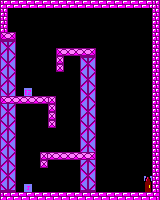

A level layout from a 2D game, rendered from its tile map. Below: a short description, then the map file with its tile-grid data intact:
An orthogonal 20x25 tile map with 8x8 px tiles, 1 tile layer (Capa de Patrones 1).

<map version="1.2" tiledversion="1.2.4" orientation="orthogonal" renderorder="right-down" width="20" height="25" tilewidth="8" tileheight="8" infinite="0" nextlayerid="2" nextobjectid="1">
 <tileset firstgid="1" source="tileset_juego.tsx" />
 <layer id="1" name="Capa de Patrones 1" width="20" height="25">
  <data encoding="csv">
2,3,3,3,3,3,3,3,3,3,3,3,3,3,3,3,3,3,3,8,
8,0,0,0,0,0,0,0,0,0,0,0,0,0,0,0,0,0,0,8,
8,0,0,0,0,0,0,0,0,0,0,0,0,0,0,0,0,0,0,8,
8,0,0,0,0,0,0,0,0,0,0,0,0,0,0,0,0,0,0,8,
22,24,0,0,0,0,0,0,0,0,0,0,0,0,0,0,0,0,0,8,
10,9,0,0,0,0,0,0,0,0,0,0,0,0,0,0,0,0,0,8,
20,19,0,0,0,0,0,22,23,23,23,24,0,0,0,0,0,0,0,8,
19,20,0,0,0,0,0,28,0,0,10,9,0,0,0,0,0,0,0,8,
20,19,0,0,0,0,0,28,0,0,20,19,0,0,0,0,0,0,0,8,
19,20,0,0,0,0,0,0,0,0,19,20,0,0,0,0,0,0,0,8,
20,19,0,0,0,0,0,0,0,0,20,19,0,0,0,0,0,0,0,8,
19,20,0,48,0,0,0,0,0,0,19,20,0,0,0,0,0,0,0,8,
22,23,23,23,23,23,28,0,0,0,20,19,0,0,0,0,0,0,0,8,
19,20,0,0,0,0,28,0,0,0,19,20,0,0,0,0,0,0,0,8,
20,19,0,0,0,0,28,0,0,0,20,19,0,0,0,0,0,0,0,8,
19,20,0,0,0,0,28,0,0,0,19,20,0,0,0,0,0,0,0,8,
20,19,0,0,0,0,0,0,0,0,20,19,0,0,0,0,0,0,0,8,
19,20,0,0,0,0,0,0,0,0,19,20,0,0,0,0,0,0,0,8,
20,19,0,0,0,0,0,0,0,0,20,19,0,0,0,0,0,0,0,8,
19,20,0,0,0,28,23,23,23,23,23,24,0,0,0,0,0,0,0,8,
20,19,0,0,0,28,0,0,0,0,20,19,0,0,0,0,0,0,0,8,
19,20,0,0,0,0,0,0,0,0,19,20,0,0,0,0,0,0,0,8,
20,19,0,0,0,0,0,0,0,0,20,19,0,0,0,0,0,0,39,8,
30,29,0,46,0,0,0,0,0,0,30,29,0,0,0,0,0,0,40,8,
2,3,3,3,3,3,3,3,3,3,3,3,3,3,3,3,3,3,3,4
</data>
 </layer>
</map>
